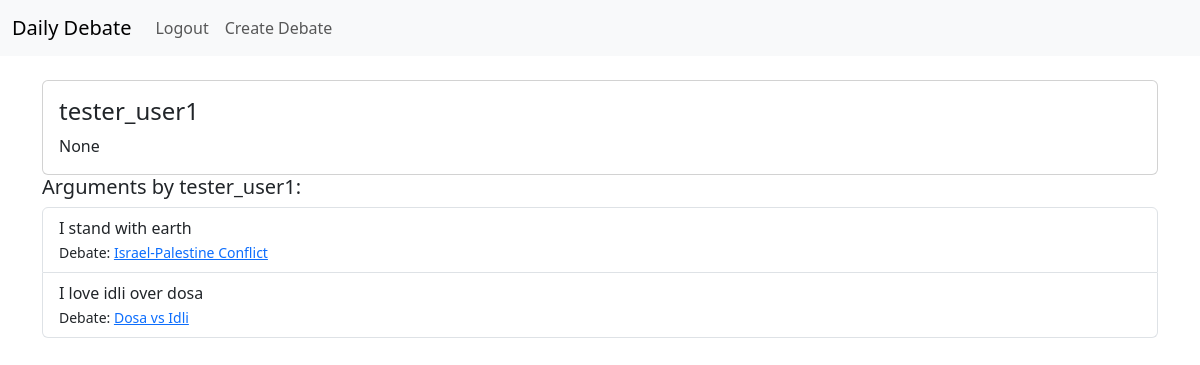
The app's page /user/tester_user1 (signed in) with its own data.
### app.py (models this page shows)
class User(UserMixin, db.Model):
    id = db.Column(db.Integer, primary_key=True)
    username = db.Column(db.String(20), unique=True, nullable=False)
    password = db.Column(db.String(60), nullable=False)
    bio = db.Column(db.String(140))  # Optional short bio
    profile_image_url = db.Column(db.String(255))  # Optional profile image URL
    arguments = db.relationship('Argument', backref='author', lazy=True)

class Argument(db.Model):
    id = db.Column(db.Integer, primary_key=True)
    content = db.Column(db.String(1000), nullable=False)
    user_id = db.Column(db.Integer, db.ForeignKey('user.id'), nullable=False)
    debate_id = db.Column(db.Integer, db.ForeignKey('debate.id'), nullable=False)

class Debate(db.Model):
    id = db.Column(db.Integer, primary_key=True)
    title = db.Column(db.String(100), nullable=False)
    arguments = db.relationship('Argument', backref='debate', lazy=True)

### app.py (the view)
@app.route('/user/<username>')
@login_required
def user_profile(username):
    user = User.query.filter_by(username=username).first_or_404()
    return render_template('user_profile.html', user=user)

### app.py (called while the page is built)
@login_manager.user_loader
def load_user(user_id):
    return User.query.get(int(user_id))

### templates/user_profile.html
{% extends 'layout.html' %}
{% block content %}
<div class="card">
    <div class="card-body">
        <h4 class="card-title">{{ user.username }}</h4>
        <p class="card-text">{{ user.bio }}</p>
    </div>
</div>
<h5>Arguments by {{ user.username }}:</h5>
<ul class="list-group">
    {% for argument in user.arguments %}
    <li class="list-group-item">
        {{ argument.content }}
        <br>
        <small>Debate: <a href="{{ url_for('debate', debate_id=argument.debate_id) }}">{{ argument.debate.title }}</a></small>
    </li>
    {% endfor %}
</ul>
{% endblock %}

### records on screen
User: username "tester_user1", bio "None"
Argument: content "I stand with earth", debate "Israel-Palestine Conflict"
Argument: content "I love idli over dosa", debate "Dosa vs Idli"
